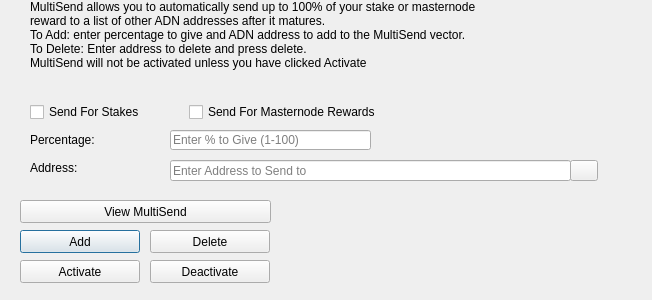
<?xml version="1.0" encoding="UTF-8"?>
<ui version="4.0">
 <class>MultiSendDialog</class>
 <widget class="QDialog" name="MultiSendDialog">
  <property name="windowModality">
   <enum>Qt::NonModal</enum>
  </property>
  <property name="geometry">
   <rect>
    <x>0</x>
    <y>0</y>
    <width>652</width>
    <height>300</height>
   </rect>
  </property>
  <property name="windowTitle">
   <string>MultiSend</string>
  </property>
  <widget class="QLineEdit" name="multiSendPercentEdit">
   <property name="geometry">
    <rect>
     <x>170</x>
     <y>130</y>
     <width>201</width>
     <height>20</height>
    </rect>
   </property>
   <property name="toolTip">
    <string>Enter whole numbers 1 - 100</string>
   </property>
   <property name="placeholderText">
    <string>Enter % to Give (1-100)</string>
   </property>
  </widget>
  <widget class="QLineEdit" name="multiSendAddressEdit">
   <property name="geometry">
    <rect>
     <x>170</x>
     <y>160</y>
     <width>401</width>
     <height>21</height>
    </rect>
   </property>
   <property name="toolTip">
    <string/>
   </property>
   <property name="placeholderText">
    <string>Enter Address to Send to</string>
   </property>
  </widget>
  <widget class="QLabel" name="label_2">
   <property name="geometry">
    <rect>
     <x>30</x>
     <y>0</y>
     <width>451</width>
     <height>121</height>
    </rect>
   </property>
   <property name="lineWidth">
    <number>1</number>
   </property>
   <property name="text">
    <string>MultiSend allows you to automatically send up to 100% of your stake or masternode reward to a list of other ADN addresses after it matures.
To Add: enter percentage to give and ADN address to add to the MultiSend vector.
To Delete: Enter address to delete and press delete.
MultiSend will not be activated unless you have clicked Activate</string>
   </property>
   <property name="alignment">
    <set>Qt::AlignLeading|Qt::AlignLeft|Qt::AlignTop</set>
   </property>
   <property name="wordWrap">
    <bool>true</bool>
   </property>
  </widget>
  <widget class="QLabel" name="message">
   <property name="geometry">
    <rect>
     <x>290</x>
     <y>200</y>
     <width>351</width>
     <height>91</height>
    </rect>
   </property>
   <property name="text">
    <string/>
   </property>
  </widget>
  <widget class="QPushButton" name="addButton">
   <property name="geometry">
    <rect>
     <x>20</x>
     <y>230</y>
     <width>120</width>
     <height>23</height>
    </rect>
   </property>
   <property name="toolTip">
    <string/>
   </property>
   <property name="statusTip">
    <string>Add to MultiSend Vector</string>
   </property>
   <property name="text">
    <string>Add</string>
   </property>
  </widget>
  <widget class="QPushButton" name="disableButton">
   <property name="geometry">
    <rect>
     <x>150</x>
     <y>260</y>
     <width>120</width>
     <height>23</height>
    </rect>
   </property>
   <property name="statusTip">
    <string>Deactivate MultiSend</string>
   </property>
   <property name="text">
    <string>Deactivate</string>
   </property>
  </widget>
  <widget class="QPushButton" name="addressBookButton">
   <property name="geometry">
    <rect>
     <x>570</x>
     <y>160</y>
     <width>28</width>
     <height>21</height>
    </rect>
   </property>
   <property name="toolTip">
    <string>Choose an address from the address book</string>
   </property>
   <property name="text">
    <string/>
   </property>
   <property name="icon">
    <iconset resource="../adn.qrc">
     <normaloff>:/icons/address-book</normaloff>:/icons/address-book</iconset>
   </property>
   <property name="shortcut">
    <string>Alt+A</string>
   </property>
   <property name="autoDefault">
    <bool>false</bool>
   </property>
  </widget>
  <widget class="QLabel" name="label">
   <property name="geometry">
    <rect>
     <x>30</x>
     <y>130</y>
     <width>121</width>
     <height>20</height>
    </rect>
   </property>
   <property name="toolTip">
    <string>Percentage of stake to send</string>
   </property>
   <property name="text">
    <string>Percentage:</string>
   </property>
  </widget>
  <widget class="QLabel" name="label_5">
   <property name="geometry">
    <rect>
     <x>30</x>
     <y>160</y>
     <width>111</width>
     <height>16</height>
    </rect>
   </property>
   <property name="toolTip">
    <string>Address to send portion of stake to</string>
   </property>
   <property name="text">
    <string>Address:</string>
   </property>
  </widget>
  <widget class="QPushButton" name="deleteButton">
   <property name="geometry">
    <rect>
     <x>150</x>
     <y>230</y>
     <width>120</width>
     <height>23</height>
    </rect>
   </property>
   <property name="toolTip">
    <string/>
   </property>
   <property name="statusTip">
    <string>Delete Address From MultiSend Vector</string>
   </property>
   <property name="text">
    <string>Delete</string>
   </property>
  </widget>
  <widget class="QPushButton" name="activateButton">
   <property name="geometry">
    <rect>
     <x>20</x>
     <y>260</y>
     <width>120</width>
     <height>23</height>
    </rect>
   </property>
   <property name="statusTip">
    <string>Activate MultiSend</string>
   </property>
   <property name="text">
    <string>Activate</string>
   </property>
  </widget>
  <widget class="QPushButton" name="viewButton">
   <property name="geometry">
    <rect>
     <x>20</x>
     <y>200</y>
     <width>251</width>
     <height>23</height>
    </rect>
   </property>
   <property name="toolTip">
    <string/>
   </property>
   <property name="statusTip">
    <string>View MultiSend Vector</string>
   </property>
   <property name="text">
    <string>View MultiSend</string>
   </property>
  </widget>
  <widget class="QWidget" name="horizontalLayoutWidget">
   <property name="geometry">
    <rect>
     <x>30</x>
     <y>100</y>
     <width>351</width>
     <height>24</height>
    </rect>
   </property>
   <layout class="QHBoxLayout" name="horizontalLayout">
    <item>
     <widget class="QCheckBox" name="multiSendStakeCheckBox">
      <property name="text">
       <string>Send For Stakes</string>
      </property>
     </widget>
    </item>
    <item>
     <widget class="QCheckBox" name="multiSendMasternodeCheckBox">
      <property name="text">
       <string>Send For Masternode Rewards</string>
      </property>
     </widget>
    </item>
   </layout>
  </widget>
 </widget>
 <resources>
  <include location="../adn.qrc"/>
 </resources>
 <connections/>
</ui>
